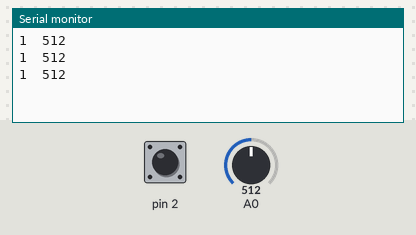
Bench run of a sketch on a simulated Arduino Uno, built with avr-gcc and run on an emulated ATmega328P. Shown: the last lines printed to the serial monitor. Inputs (shaded band) come from the test bench; at power-on: A0 = 512, pin 2 HIGH.

Above: at 1.3 s.
1.4 s: A0 set to 716
At 1.9 s:
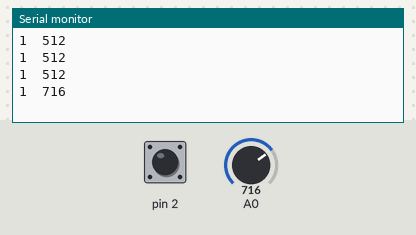
2.9 s: pin 2 pulled LOW for 0.6 s
At 3.4 s:
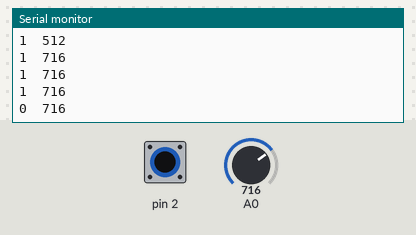
5.0 s: A0 set to 900
At 5.4 s:
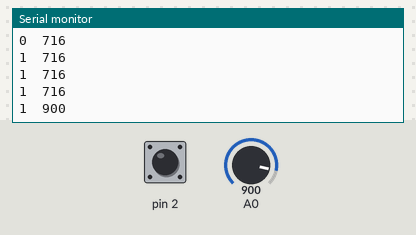
6.5 s: pin 2 pulled LOW for 1 s
At 6.9 s:
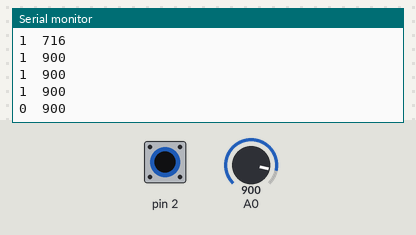
Timing chart, 0 to 9.5 s (numbered marks = the images above; inputs shaded):
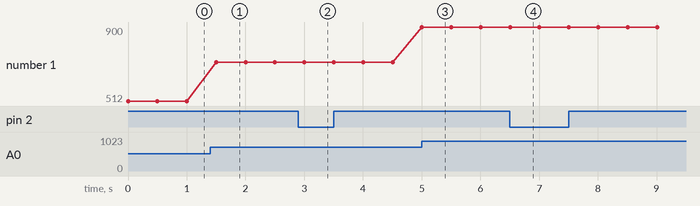

Measured:
- after the input at 1.4 s, the serial monitor: prints a new line after 0.10 s (image 1)
- after the input at 2.9 s, the serial monitor: prints a new line after 0.10 s (image 2)
- after the input at 5.0 s, the serial monitor: prints a new line at once (image 3)
- after the input at 6.5 s, the serial monitor: prints a new line at once (image 4)
- plotted number 1: 512 → 716 after the input at 1.4 s, 716 → 900 after the input at 5.0 s

The sketch:

Monitor.ino
```cpp
void setup() {
  Serial.begin(9600);//シリアルモニタを使うための設定
  pinMode(2, INPUT_PULLUP);//デジタル2番ピンを入力に（何もつながっていない場合HIGH）
}

void loop() {
  int a, b;
  a = digitalRead(2);//デジタル2番ピンの値を読む
  b = analogRead(0);//アナログ0番ピンの値を読む
  Serial.print(a);//aの値をシリアルモニタに表示
  Serial.print("\t");//タブ文字を表示
  Serial.println(b);//bの値をシリアルモニタに表示して改行
  delay(500);
}
```
